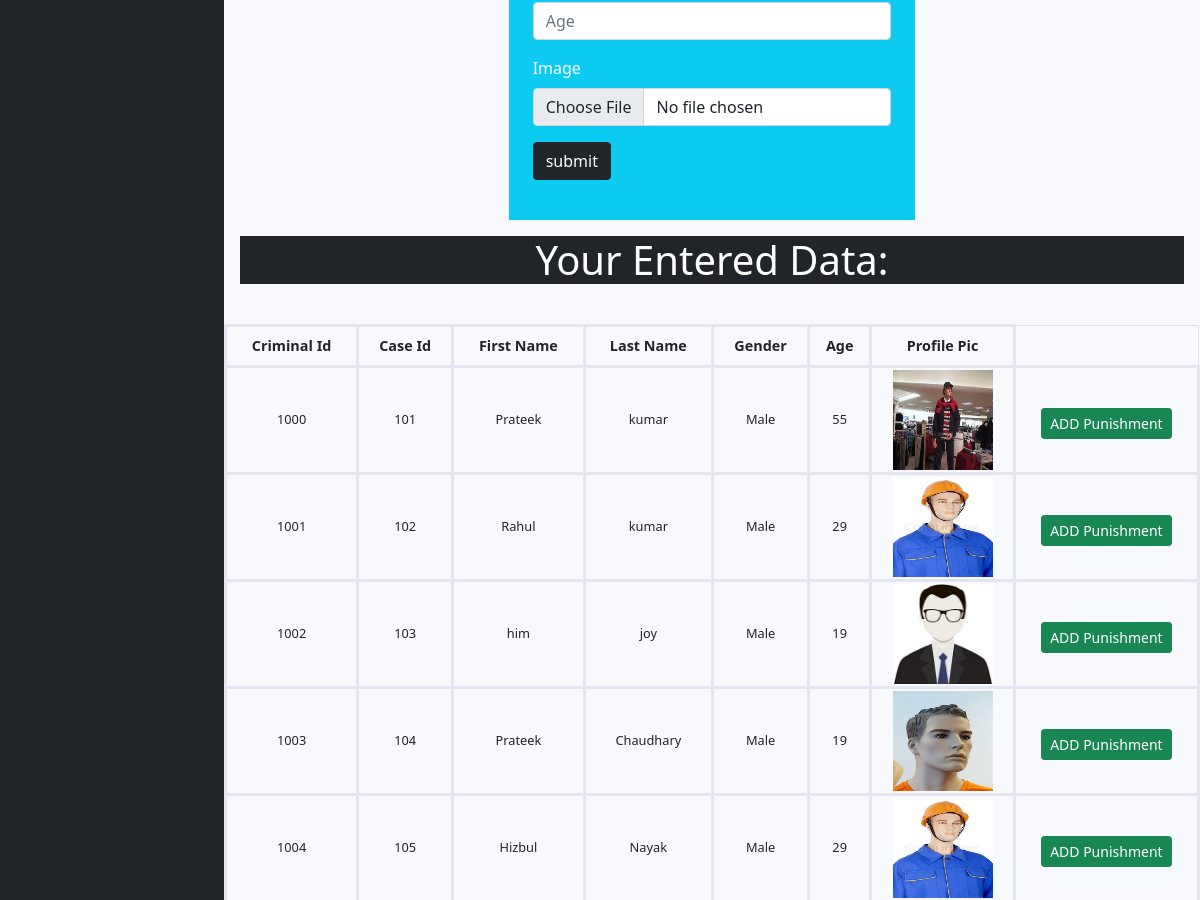
Page /admin/criminal.php (signed in, middle part) on the earlier database version.
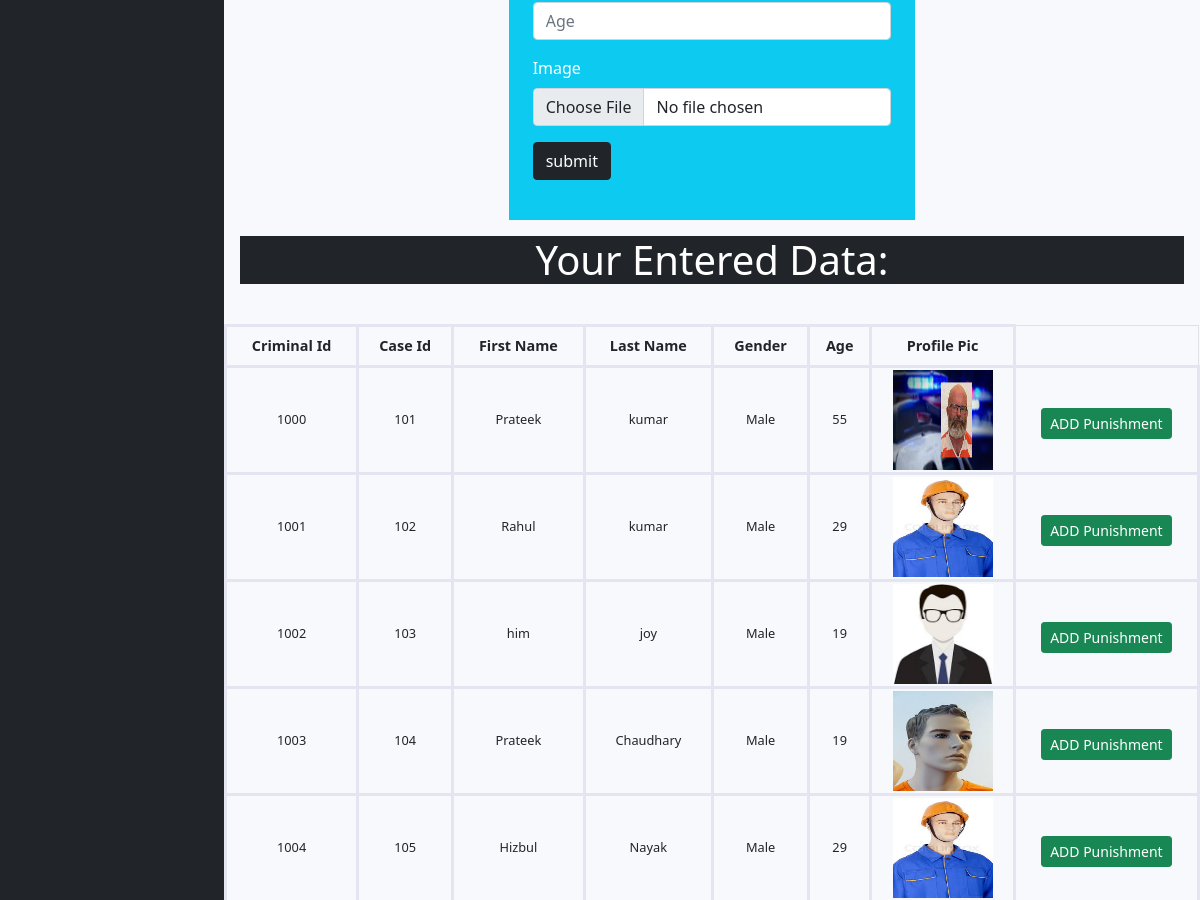
Same page on the later database version.
### tables this page shows
CREATE TABLE `criminal` (
  `criminalid` bigint(11) NOT NULL,
  `caseid` int(100) NOT NULL,
  `fname` varchar(100) NOT NULL,
  `lname` varchar(100) NOT NULL,
  `gender` varchar(50) NOT NULL,
  `age` int(11) NOT NULL,
  `image` varchar(400) NOT NULL
);

### admin/criminal.php (the view, shortened to what this page needs)
<?php
include('../main/connect.php');
include('navbar.php');
$firid=$_GET['id1'];
?>
<div class="container">
        <div class="row">
            <div class="col-md-5 m-auto bg-info text-white p-4">
                <form action="" method="POST" enctype="multipart/form-data">
                <div class="mb-3">
                    <input type="text" name="age" placeholder="Age" class="form-control" required >
                </div>
                <div class="form-group">
                    <label for="exampleFormControlTextarea1">Image</label>
                    <input type="file" name="image" class="form-control">
                </div>
                    <div class="mb-3">
                    <input type="submit" name="add" class="btn btn-dark" value="submit">
                    </div>
                </form>
            </div>
        </div>
</div>
<h1 class="text-center text-white bg-dark m-3">Your Entered Data:</h1>
    <br>
    <table class="table table-bordered  text-center">
  <thead>
    <tr>
    <th scope="col">Criminal Id</th>
    <th scope="col">Case Id</th>
      <th scope="col">First Name</th>
      <th scope="col">Last Name</th>
      <th scope="col">Gender</th>
      <th scope="col">Age</th>
      <th scope="col">Profile Pic</th>
    </tr>
  </thead>
  <tbody class="text-center">
  <?php
                $displayquery="select * from criminal";
                $querydisplay=mysqli_query($con,$displayquery);
                while($result=mysqli_fetch_array($querydisplay)){
                    ?>
                    <tr>
                        <td><?php echo $result['criminalid'];?></td>
                        <td><?php echo $result['caseid'];?></td>
                        <td><?php echo $result['fname'];?></td>
                        <td><?php echo $result['lname'];?></td>
                        <td><?php echo $result['gender'];?></td>
                        <td><?php echo $result['age'];?></td>
                        <td><img src="<?php echo $result['image'];?>"height="100px" width="100px"></td>
                        <td><a href="punishment.php?id=<?=$result['criminalid']?>&id1=<?=$firid?>" class="btn btn-sm btn-success mt-2">ADD Punishment</a></td>
                    </tr>
                <?php
                }
  ?>
  </tbody>
            </table>
<?php include('footer.php');?>

Differences in the rows shown:
changed criminal id 1000: image: a different picture
